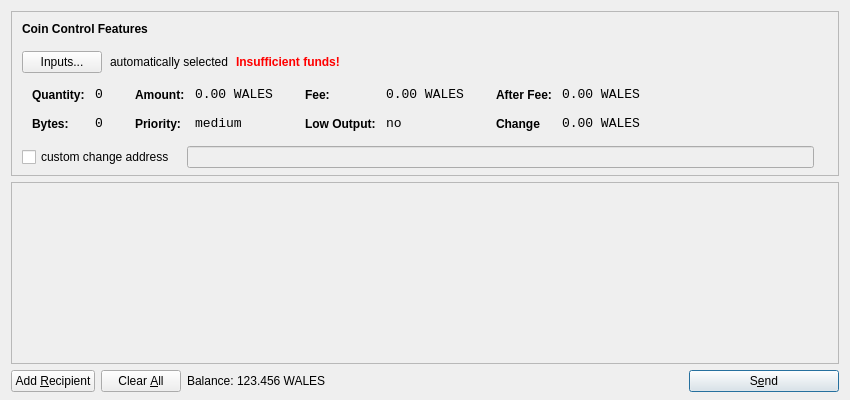
<?xml version="1.0" encoding="UTF-8"?>
<ui version="4.0">
 <class>SendCoinsDialog</class>
 <widget class="QDialog" name="SendCoinsDialog">
  <property name="geometry">
   <rect>
    <x>0</x>
    <y>0</y>
    <width>850</width>
    <height>400</height>
   </rect>
  </property>
  <property name="windowTitle">
   <string>Send Coins</string>
  </property>
  <layout class="QVBoxLayout" name="verticalLayout" stretch="0,1,0">
   <property name="bottomMargin">
    <number>8</number>
   </property>
   <item>
    <widget class="QFrame" name="frameCoinControl">
     <property name="sizePolicy">
      <sizepolicy hsizetype="Expanding" vsizetype="Expanding">
       <horstretch>0</horstretch>
       <verstretch>0</verstretch>
      </sizepolicy>
     </property>
     <property name="maximumSize">
      <size>
       <width>16777215</width>
       <height>16777215</height>
      </size>
     </property>
     <property name="frameShape">
      <enum>QFrame::StyledPanel</enum>
     </property>
     <property name="frameShadow">
      <enum>QFrame::Sunken</enum>
     </property>
     <layout class="QVBoxLayout" name="verticalLayoutCoinControl2">
      <property name="spacing">
       <number>-1</number>
      </property>
      <property name="leftMargin">
       <number>0</number>
      </property>
      <property name="topMargin">
       <number>0</number>
      </property>
      <property name="rightMargin">
       <number>0</number>
      </property>
      <property name="bottomMargin">
       <number>6</number>
      </property>
      <item>
       <layout class="QVBoxLayout" name="verticalLayoutCoinControl" stretch="0,0,0,0,1">
        <property name="spacing">
         <number>0</number>
        </property>
        <property name="leftMargin">
         <number>10</number>
        </property>
        <property name="topMargin">
         <number>10</number>
        </property>
        <item>
         <layout class="QHBoxLayout" name="horizontalLayoutCoinControl1">
          <property name="bottomMargin">
           <number>15</number>
          </property>
          <item>
           <widget class="QLabel" name="labelCoinControlFeatures">
            <property name="sizePolicy">
             <sizepolicy hsizetype="Preferred" vsizetype="Maximum">
              <horstretch>0</horstretch>
              <verstretch>0</verstretch>
             </sizepolicy>
            </property>
            <property name="font">
             <font>
              <weight>75</weight>
              <bold>true</bold>
             </font>
            </property>
            <property name="styleSheet">
             <string notr="true">font-weight:bold;</string>
            </property>
            <property name="text">
             <string>Coin Control Features</string>
            </property>
           </widget>
          </item>
         </layout>
        </item>
        <item>
         <layout class="QHBoxLayout" name="horizontalLayoutCoinControl2" stretch="0,0,0,0">
          <property name="spacing">
           <number>8</number>
          </property>
          <property name="bottomMargin">
           <number>10</number>
          </property>
          <item>
           <widget class="QPushButton" name="pushButtonCoinControl">
            <property name="styleSheet">
             <string notr="true"/>
            </property>
            <property name="text">
             <string>Inputs...</string>
            </property>
           </widget>
          </item>
          <item>
           <widget class="QLabel" name="labelCoinControlAutomaticallySelected">
            <property name="text">
             <string>automatically selected</string>
            </property>
            <property name="margin">
             <number>5</number>
            </property>
           </widget>
          </item>
          <item>
           <widget class="QLabel" name="labelCoinControlInsuffFunds">
            <property name="font">
             <font>
              <weight>75</weight>
              <bold>true</bold>
             </font>
            </property>
            <property name="styleSheet">
             <string notr="true">color:red;font-weight:bold;</string>
            </property>
            <property name="text">
             <string>Insufficient funds!</string>
            </property>
            <property name="margin">
             <number>5</number>
            </property>
           </widget>
          </item>
          <item>
           <spacer name="horizontalSpacerCoinControl">
            <property name="orientation">
             <enum>Qt::Horizontal</enum>
            </property>
            <property name="sizeHint" stdset="0">
             <size>
              <width>40</width>
              <height>1</height>
             </size>
            </property>
           </spacer>
          </item>
         </layout>
        </item>
        <item>
         <widget class="QWidget" name="widgetCoinControl" native="true">
          <property name="sizePolicy">
           <sizepolicy hsizetype="Preferred" vsizetype="Preferred">
            <horstretch>0</horstretch>
            <verstretch>0</verstretch>
           </sizepolicy>
          </property>
          <property name="minimumSize">
           <size>
            <width>0</width>
            <height>0</height>
           </size>
          </property>
          <property name="styleSheet">
           <string notr="true"/>
          </property>
          <layout class="QHBoxLayout" name="horizontalLayoutCoinControl5">
           <property name="margin">
            <number>0</number>
           </property>
           <item>
            <layout class="QHBoxLayout" name="horizontalLayoutCoinControl3" stretch="0,0,0,1">
             <property name="spacing">
              <number>20</number>
             </property>
             <property name="topMargin">
              <number>0</number>
             </property>
             <property name="bottomMargin">
              <number>10</number>
             </property>
             <item>
              <layout class="QFormLayout" name="formLayoutCoinControl1">
               <property name="horizontalSpacing">
                <number>10</number>
               </property>
               <property name="verticalSpacing">
                <number>14</number>
               </property>
               <property name="leftMargin">
                <number>10</number>
               </property>
               <property name="topMargin">
                <number>4</number>
               </property>
               <property name="rightMargin">
                <number>6</number>
               </property>
               <item row="0" column="0">
                <widget class="QLabel" name="labelCoinControlQuantityText">
                 <property name="styleSheet">
                  <string notr="true">font-weight:bold;</string>
                 </property>
                 <property name="text">
                  <string>Quantity:</string>
                 </property>
                 <property name="margin">
                  <number>0</number>
                 </property>
                </widget>
               </item>
               <item row="0" column="1">
                <widget class="QLabel" name="labelCoinControlQuantity">
                 <property name="font">
                  <font>
                   <family>Monospace</family>
                   <pointsize>10</pointsize>
                  </font>
                 </property>
                 <property name="cursor">
                  <cursorShape>IBeamCursor</cursorShape>
                 </property>
                 <property name="contextMenuPolicy">
                  <enum>Qt::ActionsContextMenu</enum>
                 </property>
                 <property name="text">
                  <string>0</string>
                 </property>
                 <property name="margin">
                  <number>0</number>
                 </property>
                 <property name="textInteractionFlags">
                  <set>Qt::LinksAccessibleByMouse|Qt::TextSelectableByKeyboard|Qt::TextSelectableByMouse</set>
                 </property>
                </widget>
               </item>
               <item row="1" column="0">
                <widget class="QLabel" name="labelCoinControlBytesText">
                 <property name="styleSheet">
                  <string notr="true">font-weight:bold;</string>
                 </property>
                 <property name="text">
                  <string>Bytes:</string>
                 </property>
                </widget>
               </item>
               <item row="1" column="1">
                <widget class="QLabel" name="labelCoinControlBytes">
                 <property name="font">
                  <font>
                   <family>Monospace</family>
                   <pointsize>10</pointsize>
                  </font>
                 </property>
                 <property name="cursor">
                  <cursorShape>IBeamCursor</cursorShape>
                 </property>
                 <property name="contextMenuPolicy">
                  <enum>Qt::ActionsContextMenu</enum>
                 </property>
                 <property name="text">
                  <string>0</string>
                 </property>
                 <property name="textInteractionFlags">
                  <set>Qt::LinksAccessibleByMouse|Qt::TextSelectableByKeyboard|Qt::TextSelectableByMouse</set>
                 </property>
                </widget>
               </item>
              </layout>
             </item>
             <item>
              <layout class="QFormLayout" name="formLayoutCoinControl2">
               <property name="horizontalSpacing">
                <number>10</number>
               </property>
               <property name="verticalSpacing">
                <number>14</number>
               </property>
               <property name="leftMargin">
                <number>6</number>
               </property>
               <property name="topMargin">
                <number>4</number>
               </property>
               <property name="rightMargin">
                <number>6</number>
               </property>
               <item row="0" column="0">
                <widget class="QLabel" name="labelCoinControlAmountText">
                 <property name="styleSheet">
                  <string notr="true">font-weight:bold;</string>
                 </property>
                 <property name="text">
                  <string>Amount:</string>
                 </property>
                 <property name="margin">
                  <number>0</number>
                 </property>
                </widget>
               </item>
               <item row="0" column="1">
                <widget class="QLabel" name="labelCoinControlAmount">
                 <property name="font">
                  <font>
                   <family>Monospace</family>
                   <pointsize>10</pointsize>
                  </font>
                 </property>
                 <property name="cursor">
                  <cursorShape>IBeamCursor</cursorShape>
                 </property>
                 <property name="contextMenuPolicy">
                  <enum>Qt::ActionsContextMenu</enum>
                 </property>
                 <property name="text">
                  <string>0.00 WALES</string>
                 </property>
                 <property name="textInteractionFlags">
                  <set>Qt::LinksAccessibleByMouse|Qt::TextSelectableByKeyboard|Qt::TextSelectableByMouse</set>
                 </property>
                </widget>
               </item>
               <item row="1" column="0">
                <widget class="QLabel" name="labelCoinControlPriorityText">
                 <property name="styleSheet">
                  <string notr="true">font-weight:bold;</string>
                 </property>
                 <property name="text">
                  <string>Priority:</string>
                 </property>
                </widget>
               </item>
               <item row="1" column="1">
                <widget class="QLabel" name="labelCoinControlPriority">
                 <property name="font">
                  <font>
                   <family>Monospace</family>
                   <pointsize>10</pointsize>
                  </font>
                 </property>
                 <property name="cursor">
                  <cursorShape>IBeamCursor</cursorShape>
                 </property>
                 <property name="contextMenuPolicy">
                  <enum>Qt::ActionsContextMenu</enum>
                 </property>
                 <property name="text">
                  <string>medium</string>
                 </property>
                 <property name="textInteractionFlags">
                  <set>Qt::LinksAccessibleByMouse|Qt::TextSelectableByKeyboard|Qt::TextSelectableByMouse</set>
                 </property>
                </widget>
               </item>
              </layout>
             </item>
             <item>
              <layout class="QFormLayout" name="formLayoutCoinControl3">
               <property name="horizontalSpacing">
                <number>10</number>
               </property>
               <property name="verticalSpacing">
                <number>14</number>
               </property>
               <property name="leftMargin">
                <number>6</number>
               </property>
               <property name="topMargin">
                <number>4</number>
               </property>
               <property name="rightMargin">
                <number>6</number>
               </property>
               <item row="0" column="0">
                <widget class="QLabel" name="labelCoinControlFeeText">
                 <property name="styleSheet">
                  <string notr="true">font-weight:bold;</string>
                 </property>
                 <property name="text">
                  <string>Fee:</string>
                 </property>
                 <property name="margin">
                  <number>0</number>
                 </property>
                </widget>
               </item>
               <item row="0" column="1">
                <widget class="QLabel" name="labelCoinControlFee">
                 <property name="font">
                  <font>
                   <family>Monospace</family>
                   <pointsize>10</pointsize>
                  </font>
                 </property>
                 <property name="cursor">
                  <cursorShape>IBeamCursor</cursorShape>
                 </property>
                 <property name="contextMenuPolicy">
                  <enum>Qt::ActionsContextMenu</enum>
                 </property>
                 <property name="text">
                  <string>0.00 WALES</string>
                 </property>
                 <property name="textInteractionFlags">
                  <set>Qt::LinksAccessibleByMouse|Qt::TextSelectableByKeyboard|Qt::TextSelectableByMouse</set>
                 </property>
                </widget>
               </item>
               <item row="1" column="0">
                <widget class="QLabel" name="labelCoinControlLowOutputText">
                 <property name="styleSheet">
                  <string notr="true">font-weight:bold;</string>
                 </property>
                 <property name="text">
                  <string>Low Output:</string>
                 </property>
                </widget>
               </item>
               <item row="1" column="1">
                <widget class="QLabel" name="labelCoinControlLowOutput">
                 <property name="font">
                  <font>
                   <family>Monospace</family>
                   <pointsize>10</pointsize>
                  </font>
                 </property>
                 <property name="cursor">
                  <cursorShape>IBeamCursor</cursorShape>
                 </property>
                 <property name="contextMenuPolicy">
                  <enum>Qt::ActionsContextMenu</enum>
                 </property>
                 <property name="text">
                  <string>no</string>
                 </property>
                 <property name="textInteractionFlags">
                  <set>Qt::LinksAccessibleByMouse|Qt::TextSelectableByKeyboard|Qt::TextSelectableByMouse</set>
                 </property>
                </widget>
               </item>
              </layout>
             </item>
             <item>
              <layout class="QFormLayout" name="formLayoutCoinControl4">
               <property name="horizontalSpacing">
                <number>10</number>
               </property>
               <property name="verticalSpacing">
                <number>14</number>
               </property>
               <property name="leftMargin">
                <number>6</number>
               </property>
               <property name="topMargin">
                <number>4</number>
               </property>
               <property name="rightMargin">
                <number>6</number>
               </property>
               <item row="0" column="0">
                <widget class="QLabel" name="labelCoinControlAfterFeeText">
                 <property name="styleSheet">
                  <string notr="true">font-weight:bold;</string>
                 </property>
                 <property name="text">
                  <string>After Fee:</string>
                 </property>
                 <property name="margin">
                  <number>0</number>
                 </property>
                </widget>
               </item>
               <item row="0" column="1">
                <widget class="QLabel" name="labelCoinControlAfterFee">
                 <property name="font">
                  <font>
                   <family>Monospace</family>
                   <pointsize>10</pointsize>
                  </font>
                 </property>
                 <property name="cursor">
                  <cursorShape>IBeamCursor</cursorShape>
                 </property>
                 <property name="contextMenuPolicy">
                  <enum>Qt::ActionsContextMenu</enum>
                 </property>
                 <property name="text">
                  <string>0.00 WALES</string>
                 </property>
                 <property name="textInteractionFlags">
                  <set>Qt::LinksAccessibleByMouse|Qt::TextSelectableByKeyboard|Qt::TextSelectableByMouse</set>
                 </property>
                </widget>
               </item>
               <item row="1" column="0">
                <widget class="QLabel" name="labelCoinControlChangeText">
                 <property name="styleSheet">
                  <string notr="true">font-weight:bold;</string>
                 </property>
                 <property name="text">
                  <string>Change</string>
                 </property>
                </widget>
               </item>
               <item row="1" column="1">
                <widget class="QLabel" name="labelCoinControlChange">
                 <property name="font">
                  <font>
                   <family>Monospace</family>
                   <pointsize>10</pointsize>
                  </font>
                 </property>
                 <property name="cursor">
                  <cursorShape>IBeamCursor</cursorShape>
                 </property>
                 <property name="contextMenuPolicy">
                  <enum>Qt::ActionsContextMenu</enum>
                 </property>
                 <property name="text">
                  <string>0.00 WALES</string>
                 </property>
                 <property name="textInteractionFlags">
                  <set>Qt::LinksAccessibleByMouse|Qt::TextSelectableByKeyboard|Qt::TextSelectableByMouse</set>
                 </property>
                </widget>
               </item>
              </layout>
             </item>
            </layout>
           </item>
          </layout>
         </widget>
        </item>
        <item>
         <layout class="QHBoxLayout" name="horizontalLayoutCoinControl4" stretch="0,0,0">
          <property name="spacing">
           <number>12</number>
          </property>
          <property name="sizeConstraint">
           <enum>QLayout::SetDefaultConstraint</enum>
          </property>
          <property name="topMargin">
           <number>5</number>
          </property>
          <property name="rightMargin">
           <number>5</number>
          </property>
          <item>
           <widget class="QCheckBox" name="checkBoxCoinControlChange">
            <property name="text">
             <string>custom change address</string>
            </property>
           </widget>
          </item>
          <item>
           <widget class="QLineEdit" name="lineEditCoinControlChange">
            <property name="enabled">
             <bool>false</bool>
            </property>
            <property name="sizePolicy">
             <sizepolicy hsizetype="Expanding" vsizetype="Fixed">
              <horstretch>0</horstretch>
              <verstretch>0</verstretch>
             </sizepolicy>
            </property>
           </widget>
          </item>
          <item>
           <widget class="QLabel" name="labelCoinControlChangeLabel">
            <property name="sizePolicy">
             <sizepolicy hsizetype="Preferred" vsizetype="Expanding">
              <horstretch>0</horstretch>
              <verstretch>0</verstretch>
             </sizepolicy>
            </property>
            <property name="minimumSize">
             <size>
              <width>0</width>
              <height>0</height>
             </size>
            </property>
            <property name="text">
             <string/>
            </property>
            <property name="margin">
             <number>3</number>
            </property>
           </widget>
          </item>
         </layout>
        </item>
        <item>
         <spacer name="verticalSpacerCoinControl">
          <property name="orientation">
           <enum>Qt::Vertical</enum>
          </property>
          <property name="sizeHint" stdset="0">
           <size>
            <width>800</width>
            <height>1</height>
           </size>
          </property>
         </spacer>
        </item>
       </layout>
      </item>
     </layout>
    </widget>
   </item>
   <item>
    <widget class="QScrollArea" name="scrollArea">
     <property name="widgetResizable">
      <bool>true</bool>
     </property>
     <widget class="QWidget" name="scrollAreaWidgetContents">
      <property name="geometry">
       <rect>
        <x>0</x>
        <y>0</y>
        <width>830</width>
        <height>165</height>
       </rect>
      </property>
      <layout class="QVBoxLayout" name="verticalLayout_2">
       <property name="margin">
        <number>0</number>
       </property>
       <item>
        <layout class="QVBoxLayout" name="entries">
         <property name="spacing">
          <number>6</number>
         </property>
        </layout>
       </item>
       <item>
        <spacer name="verticalSpacer">
         <property name="orientation">
          <enum>Qt::Vertical</enum>
         </property>
         <property name="sizeHint" stdset="0">
          <size>
           <width>20</width>
           <height>40</height>
          </size>
         </property>
        </spacer>
       </item>
      </layout>
     </widget>
    </widget>
   </item>
   <item>
    <layout class="QHBoxLayout" name="horizontalLayout">
     <item>
      <widget class="QPushButton" name="addButton">
       <property name="toolTip">
        <string>Send to multiple recipients at once</string>
       </property>
       <property name="text">
        <string>Add &amp;Recipient</string>
       </property>
       <property name="icon">
        <iconset resource="../bitcoin.qrc">
         <normaloff>:/icons/add</normaloff>:/icons/add</iconset>
       </property>
       <property name="autoDefault">
        <bool>false</bool>
       </property>
      </widget>
     </item>
     <item>
      <widget class="QPushButton" name="clearButton">
       <property name="sizePolicy">
        <sizepolicy hsizetype="Minimum" vsizetype="Fixed">
         <horstretch>0</horstretch>
         <verstretch>0</verstretch>
        </sizepolicy>
       </property>
       <property name="toolTip">
        <string>Remove all transaction fields</string>
       </property>
       <property name="text">
        <string>Clear &amp;All</string>
       </property>
       <property name="icon">
        <iconset resource="../bitcoin.qrc">
         <normaloff>:/icons/remove</normaloff>:/icons/remove</iconset>
       </property>
       <property name="autoRepeatDelay">
        <number>300</number>
       </property>
       <property name="autoDefault">
        <bool>false</bool>
       </property>
      </widget>
     </item>
     <item>
      <layout class="QHBoxLayout" name="horizontalLayout_2">
       <property name="spacing">
        <number>3</number>
       </property>
       <item>
        <widget class="QLabel" name="label">
         <property name="sizePolicy">
          <sizepolicy hsizetype="Preferred" vsizetype="Fixed">
           <horstretch>0</horstretch>
           <verstretch>0</verstretch>
          </sizepolicy>
         </property>
         <property name="text">
          <string>Balance:</string>
         </property>
        </widget>
       </item>
       <item>
        <widget class="QLabel" name="labelBalance">
         <property name="sizePolicy">
          <sizepolicy hsizetype="Preferred" vsizetype="Fixed">
           <horstretch>0</horstretch>
           <verstretch>0</verstretch>
          </sizepolicy>
         </property>
         <property name="cursor">
          <cursorShape>IBeamCursor</cursorShape>
         </property>
         <property name="text">
          <string>123.456 WALES</string>
         </property>
         <property name="textInteractionFlags">
          <set>Qt::LinksAccessibleByMouse|Qt::TextSelectableByKeyboard|Qt::TextSelectableByMouse</set>
         </property>
        </widget>
       </item>
      </layout>
     </item>
     <item>
      <spacer name="horizontalSpacer">
       <property name="orientation">
        <enum>Qt::Horizontal</enum>
       </property>
       <property name="sizeHint" stdset="0">
        <size>
         <width>40</width>
         <height>20</height>
        </size>
       </property>
      </spacer>
     </item>
     <item>
      <widget class="QPushButton" name="sendButton">
       <property name="minimumSize">
        <size>
         <width>150</width>
         <height>0</height>
        </size>
       </property>
       <property name="toolTip">
        <string>Confirm the send action</string>
       </property>
       <property name="text">
        <string>S&amp;end</string>
       </property>
       <property name="icon">
        <iconset resource="../bitcoin.qrc">
         <normaloff>:/icons/send</normaloff>:/icons/send</iconset>
       </property>
       <property name="default">
        <bool>true</bool>
       </property>
      </widget>
     </item>
    </layout>
   </item>
  </layout>
 </widget>
 <resources>
  <include location="../bitcoin.qrc"/>
 </resources>
 <connections/>
</ui>
